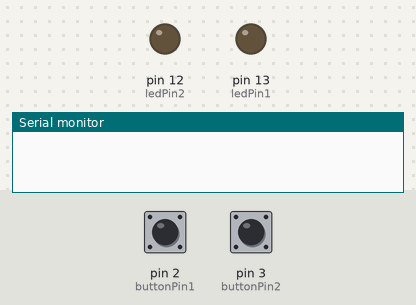
This sketch was run on a simulated Arduino Uno, built with avr-gcc and run on an emulated ATmega328P. Shown: output pins drawn as LEDs (lit = HIGH), the last lines printed to the serial monitor. Inputs (shaded band) come from the test bench; at power-on: pin 2 (buttonPin1) LOW, pin 3 (buttonPin2) LOW.

Above: at 1.2 s.
1.3 s: pin 2 (buttonPin1) pulled HIGH for 0.15 s
At 2.5 s:
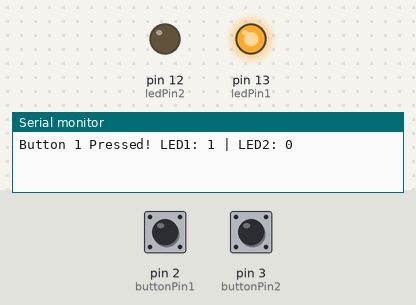
2.9 s: pin 3 (buttonPin2) pulled HIGH for 0.15 s
At 3.8 s:
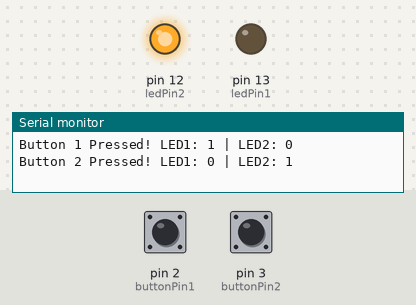
4.5 s: pin 3 (buttonPin2) pulled HIGH for 1 s
At 5.0 s:
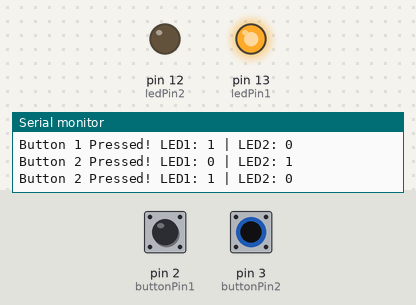
7.0 s: pin 3 (buttonPin2) pulled HIGH for 3.2 s
At 8.1 s:
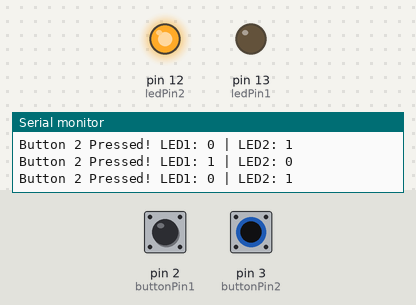
Timing chart, 0 to 10.0 s (numbered marks = the images above; inputs shaded):
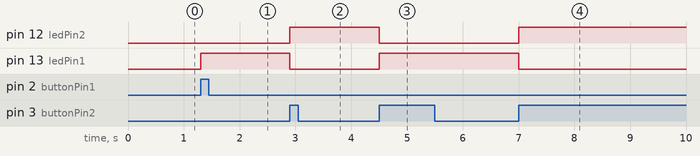

The sketch:

Button_Light_Test.ino
```cpp
// Define LED pins
int ledPin1 = 13;
int ledPin2 = 12;

// Define button pins
int buttonPin1 = 2;
int buttonPin2 = 3;

// Variable to store button states
int buttonState1 = 0;
int prevButtonState1 = 0;
int buttonState2 = 0;
int prevButtonState2 = 0;

// LED states
int ledState1 = LOW;
int ledState2 = LOW;

void setup() {
  pinMode(ledPin1, OUTPUT);
  pinMode(ledPin2, OUTPUT);
  pinMode(buttonPin1, INPUT);
  pinMode(buttonPin2, INPUT);
  Serial.begin(115200);
}

void loop() {
  // Read button states
  buttonState1 = digitalRead(buttonPin1);
  buttonState2 = digitalRead(buttonPin2);

  // XOR behavior: Each button press swaps LED states
  if (buttonState1 == HIGH && prevButtonState1 == LOW) {
    ledState1 = !ledState1;  // Toggle LED1
    ledState2 = !ledState1;  // Ensure LED2 is the opposite
    digitalWrite(ledPin1, ledState1);
    digitalWrite(ledPin2, ledState2);

    Serial.print("Button 1 Pressed! LED1: ");
    Serial.print(ledState1);
    Serial.print(" | LED2: ");
    Serial.println(ledState2);

    delay(200); // Debounce delay
  }

  if (buttonState2 == HIGH && prevButtonState2 == LOW) {
    ledState2 = !ledState2;  // Toggle LED2
    ledState1 = !ledState2;  // Ensure LED1 is the opposite
    digitalWrite(ledPin1, ledState1);
    digitalWrite(ledPin2, ledState2);

    Serial.print("Button 2 Pressed! LED1: ");
    Serial.print(ledState1);
    Serial.print(" | LED2: ");
    Serial.println(ledState2);

    delay(200); // Debounce delay
  }

  // Update previous button states
  prevButtonState1 = buttonState1;
  prevButtonState2 = buttonState2;
}
```

Measured:
- after the input at 1.3 s, pin 13 (ledPin1): LOW → HIGH at once
- after the input at 2.9 s, pin 12 (ledPin2): LOW → HIGH at once; pin 13 (ledPin1): HIGH → LOW at once
- after the input at 4.5 s, pin 12 (ledPin2): HIGH → LOW at once; pin 13 (ledPin1): LOW → HIGH at once
- after the input at 7.0 s, pin 12 (ledPin2): LOW → HIGH at once; pin 13 (ledPin1): HIGH → LOW at once
